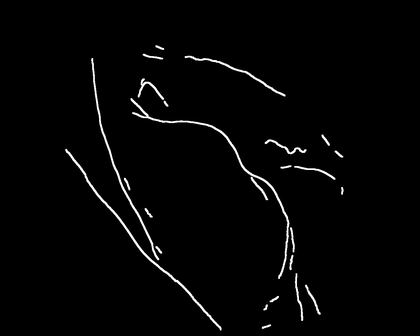
%> input picture edetect21.bmp, 420 x 336 px, shrunk from 1280 x 1024 before the run
$ octave --eval "result = extractFeatures2(imread('../edetect21.bmp'));"   (GNU Octave 9; MATLAB toolbox functions it lacks are replaced by stand-ins)
%> lines starting %> are read from the running program, lines starting %| are printed output that depends on the picture; in (x1, y1, x2, y2) boxes, pixels count from 0 and x2, y2 are one past the last pixel; in counts of white or black regions, pixels touching at a corner belong together; the program's own positions count from 1
### findEdges.m
function edges = findEdges(I, lowPassFactor, highPassFactor, boost, ...
    filter, thresh, sigma, edgeType)

if nargin == 1
   lowPassFactor = 0.3;
   highPassFactor = 2;
   boost = 0.3;
   filter = fspecial('gaussian', 50, 15);
   thresh = 0;
   sigma = 10;
   edgeType = 'canny';
end
if size(I,3) == 3
    grayIm = rgb2gray(I);
else
    grayIm = I;
%> grayIm is the input picture: size 336x420 uint8; min 0, max 255, mean 4.9
end
grayIm = im2double(grayIm);
%> grayIm: size 336x420 double

%Tweak these parameters for preprocessing
%Default filter: Gaussian, 50, 15
lowPass = imfilter(grayIm, filter);
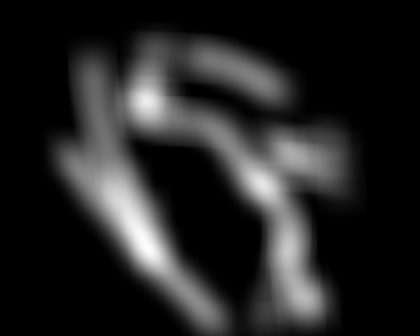
%> lowPass: size 336x420 double; min 0, max 0.132, mean 0.0191; drawn with min black and max white
highPass = grayIm - lowPass;
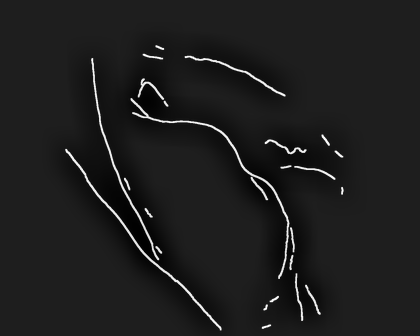
%> highPass: size 336x420 double; min -0.132, max 0.98, mean 8.52e-05; drawn with min black and max white

%Tweak these parameters for preprocessing
%Default values: 2*high + 0.3*low + 0.3
procIm = highPassFactor*highPass + lowPassFactor*lowPass + boost;


%Tweak these parameters for edge detection
%Default threshold: 0
%Default sigma value: 10

edges = edge(procIm, edgeType, thresh, sigma);
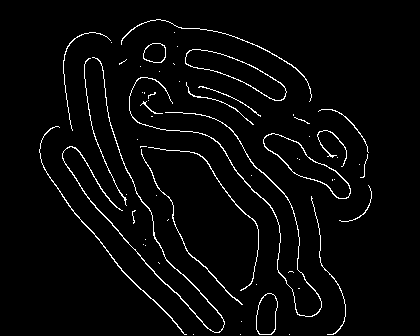
%> edges: size 336x420 logical; 3.2% white in thin lines or dots, all inside (x1, y1, x2, y2) = (39, 19, 372, 335)
end

### drivers/mPb.m
function [out] = mPb(images, points)


%Images: images to be processed. 3rd index corresponds to channels
%points: binary array
imageSize = size(images(:,:,1));
%> imageSize = [336 420]
[centerIndex(:,2), centerIndex(:,1)] = find(points);

%narrow sampled points
numToSkip = 0;
numOfAngles = 8;
%

centerIndex = centerIndex(1:numToSkip+1:size(centerIndex,1), :);
index = sub2ind(imageSize, centerIndex(:,2), centerIndex(:,1));
%> index = 4569 values from 13254 to 124855


channels = size(images,3);
%> channels = 1
theta = 0:(180/numOfAngles):180;
out = zeros(imageSize);
%> out: size 336x420 double; every value is 0
for k = 1:size(centerIndex,1);
    center = centerIndex(k,:);
    currIndex = index(k);
    PbArray = zeros(1,numOfAngles);
    for j = 1:numOfAngles
        currTheta = theta(j);
        for i = 1:channels
            image = images(:,:,i);
            PbArray(j) = PbArray(j) + Pb(currTheta,center,image);
        end
    end
    out(currIndex) = max(PbArray);
end
end

### drivers/extractFeatures2.m
function [features, points] = extractFeatures2(I, points)
% Extracts a set of features from an image at the given points
% I = the given image
% points = a binary array that signifies which points in I to extract
% features from

if nargin == 1
    % If no points given, use results of our edge detection algorithm as points
    points = findEdges(I);
end
if size(I,3) == 3
   I = rgb2gray(I);
end

% [6 lines of commented-out code are left out]
multiPb = mPb(I, points);


multiPb = multiPb(points);
features = multiPb;
end
%> (the run ends here)
